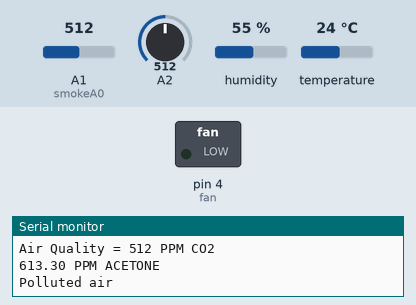
Simulated run of this sketch. Board: Arduino Uno, built with avr-gcc and run on an emulated ATmega328P. Shown: switched loads named in the sketch (green lamp = pin HIGH), the last lines printed to the serial monitor. The inputs (shaded band) are chosen by the test bench; at power-on: A2 = 512, A1 (smokeA0) = 512, humidity 55 %, temperature 24 °C.

Above: at 4.5 s.
4.6 s: A2 set to 414
6.1 s: A2 set to 392
12.2 s: A1 (smokeA0) set to 311
15.2 s: A1 (smokeA0) set to 286
At 17.8 s:
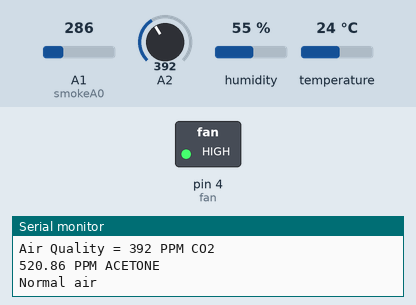
22.3 s: A1 (smokeA0) set to 306
At 25.0 s:
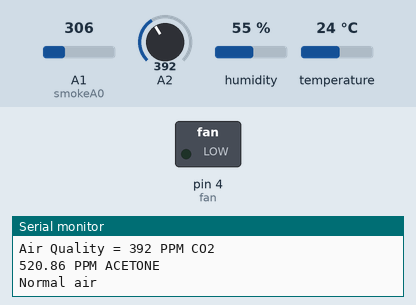
25.8 s: A1 (smokeA0) set to 290
At 28.9 s:
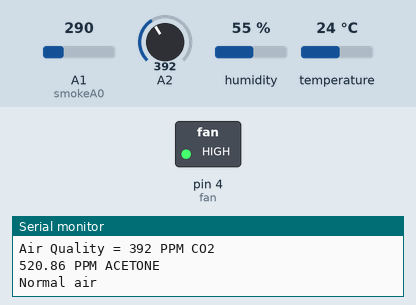
Timing chart, 0 to 30.2 s (numbered marks = the images above; inputs shaded):
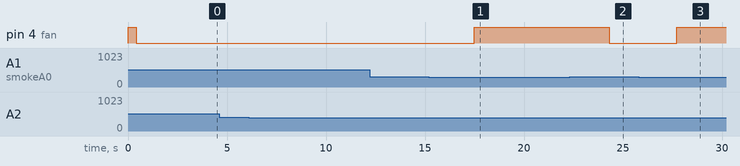

The sketch:

merge_project.ino
```cpp
#include <SimpleDHT.h>
#include <LiquidCrystal.h>
int fan=4;
int pinDHT11 = A0;
SimpleDHT11 dht11(pinDHT11);
int smokeA0 = A1;
int sensorThres = 300;//smoke
int sensorValue;
int thresholdValue=400;//gas
int acetoneTHreshold=600;
int humidityTHreshold=80;
int R0=176;
int R2=1000;
float RS;
float PPM_acetone;

void setup() {
  // put your setup code here, to run once:
  Serial.begin(9600);
  Serial.println("temperature and humidity data");
  pinMode(smokeA0, INPUT);
  pinMode(fan,OUTPUT);
  digitalWrite(fan,HIGH);
}

void loop() {
  // put your main code here, to run repeatedly:
  delay(300);
  // start working...
  Serial.println("=================================");
  Serial.println("Sample DHT11...");

  // read without samples.
  byte temperature = 0;
  byte humidity = 0;
  int err = SimpleDHTErrSuccess;
  if ((err = dht11.read(&temperature, &humidity, NULL)) != SimpleDHTErrSuccess) {
    Serial.print("Read DHT11 failed, err="); Serial.print(SimpleDHTErrCode(err));
    Serial.print(","); Serial.println(SimpleDHTErrDuration(err)); delay(1000);
    return;
  }
  //Serial.print("Sample OK: ");
  Serial.print((int)temperature); Serial.print("*C, ");
  Serial.print((int)humidity); Serial.println(" H");

  // DHT11 sampling rate is 1HZ.
  //delay(300);

  int analogSensor = analogRead(smokeA0);
 Serial.println("MQ2...");
  Serial.print("Smoke value: ");
  Serial.println(analogSensor);
  // Checks if it has reached the threshold value

  if (analogSensor > sensorThres)
  {
    /*digitalWrite(redLed, HIGH);
    digitalWrite(greenLed, LOW);
    tone(buzzer, 1000, 200);*/
    Serial.print("smoke detected!!\n");
  }
  else
  {
    /*digitalWrite(redLed, LOW);
    digitalWrite(greenLed, HIGH);
    noTone(buzzer);*/
    Serial.print("normal\n");
  }

  //delay(300);
 Serial.println("MQ135...");
sensorValue = analogRead(A2);       // read analog input pin 0
float volts=sensorValue*5;
volts/=1023;
RS=R2*(1-volts);
RS=RS/volts;

PPM_acetone=159.6-133*(RS/R0);
Serial.print("Air Quality = ");
Serial.print(sensorValue, DEC);               // prints the value read
Serial.println(" PPM CO2");
Serial.print(PPM_acetone);
Serial.println(" PPM ACETONE");


if(sensorValue>thresholdValue)
{
  Serial.println("Polluted air");
}
else{
  Serial.println("Normal air");
}


if((int)temperature>=32||analogSensor > sensorThres||(sensorValue>thresholdValue)||PPM_acetone>acetoneTHreshold||(int)humidity>humidityTHreshold){
    //Serial.println(temperature);
    digitalWrite(fan,LOW);
}
else digitalWrite(fan,HIGH);

delay(1000*3);

while(Serial.available()>0){
  //inputByte= Serial.read();
  //Serial.println(inputByte);
  /*if (inputByte=='Z'){
  Serial.println("H");
  }
  else if (inputByte=='z'){
  Serial.println("L");
  } */

  }

}
```

Measured:
- the behaviour switches between 301 and 300 on A1 (smokeA0) (found by bisection; images 0 and 1)
- after the input at 4.6 s, every drawn part: stays the same
- after the input at 15.2 s, pin 4 (fan): LOW → HIGH after 2.3 s
- after the input at 22.3 s, pin 4 (fan): HIGH → LOW after 2.0 s
- after the input at 25.8 s, pin 4 (fan): LOW → HIGH after 1.9 s
